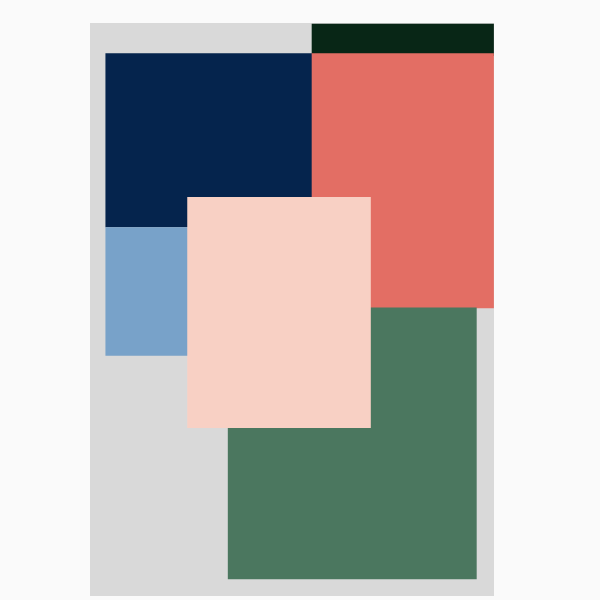
Frame 1 (no input)
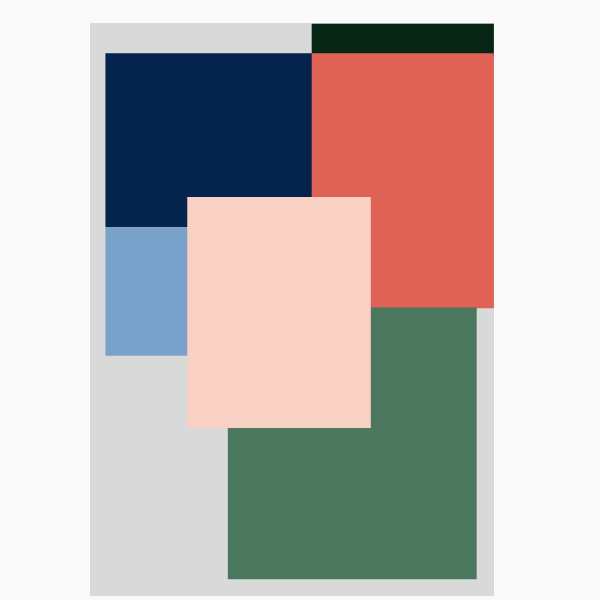
Frame 60 (no input)
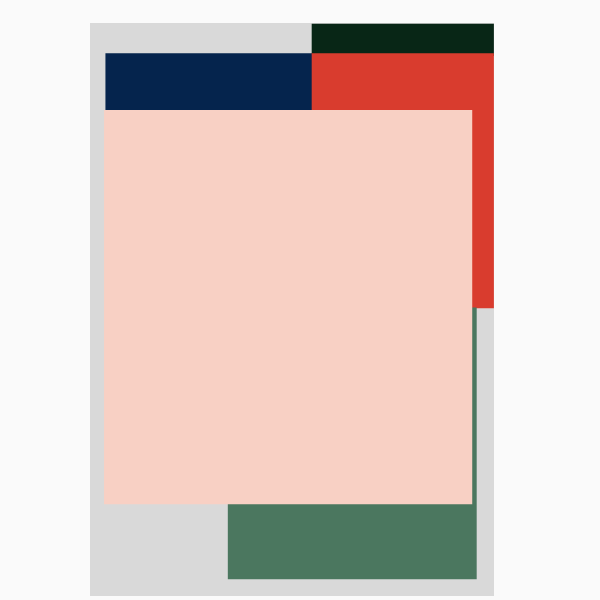
Frame 120 (the mouse pressed at the canvas centre since frame 60)

The p5.js sketch that drew these frames (run headless with seeded random() and noise() and a simulated clock; from frame 60 on, the mouse is pressed at the canvas centre):

// p5.js sketch
// ── sketch.js
// Obiettivo: riprodurre un quadro astratto geometrico semplice introducendo
// elementi casuali e colori che cambiano nel tempo o con il mouse, così da
// generare varianti diverse ma coerenti con l'estetica dell'opera.

// Vincoli:
// - tela di riferimento 800x600; con un rapporto diverso, solo uno dei due lati può essere inferiore
// - colori in HSL, HSB o OKLCH, impostati con colorMode()
// - colori e altri parametri variabili in variabili dichiarate all'inizio del file
// - variazioni casuali ottenute con random() e limitate da una regola cromatica
// - animazione o interazione applicata ai colori o all'estensione delle aree
// - anteprima preview.png con una variante rappresentativa
// - commento iniziale con autore, titolo, anno e fonte del quadro scelto

// Quadro: WAZR Studio, "Pastel Construction IV", 2026
// Fonte: https://artesta.it/products/quadro-geometrico-blocchi-colore
// Regola cromatica: sei campi piatti su fondo bianco. Caldi: rosso (HSL 5/69/46)
//   e rosa chiaro (14/79/87); freddi: blu profondo (214/88/16), azzurro (209/43/63),
//   verde medio (147/23/38) e verde scuro (149/66/9). I caldi sono più saturi e chiari;
//   i blu e i verdi scuri sono più profondi, con l'azzurro come passaggio chiaro.
//   Il rosa occupa il centro, il blu e il rosso i campi ampi, il verde medio il campo
//   basso e il verde scuro la fascia superiore. Le variazioni scelgono insieme tinta,
//   saturazione e luminosità da questa palette (S 23-88%, L 9-87%); il pannello
//   di fondo resta chiaro e desaturato (S 0-20%, L 80-90%).

// misure della tela
let larghezzaTela = 600
let altezzaTela = 600

// riduco proporzionalmente la composizione dentro un'area di 550x550
let larghezzaSpazio = 550
let altezzaSpazio = 550
let larghezzaComposizione = 600
let altezzaComposizione = 800
let scalaComposizione = Math.min(larghezzaSpazio / larghezzaComposizione, altezzaSpazio / altezzaComposizione)
let margineSinistro = (larghezzaTela - larghezzaComposizione * scalaComposizione) / 2
let margineSuperiore = (altezzaTela - altezzaComposizione * scalaComposizione) / 2
let sovrapposizioneBordi = 2

// colore di sfondo, in HSL: tono, saturazione, luminosità
let coloreSfondo = { tinta: 0, saturazione: 0, luminosita: 98 }
let rettangoloGrigio = {
  x: 90, y: 23, larghezza: 404, altezza: 573,
  tinta: 0, saturazione: 0, luminosita: 85
}
let tintaBaseRettangoloGrigio = rettangoloGrigio.tinta
let saturazioneBaseRettangoloGrigio = rettangoloGrigio.saturazione
let luminositaBaseRettangoloGrigio = rettangoloGrigio.luminosita

// colori ammessi per le variazioni: tinta, saturazione e luminosità
// vengono scelti insieme, così ogni variazione resta nella palette del quadro
let paletteColori = [
  { tinta: 5, saturazione: 69, luminosita: 46 },   // rosso
  { tinta: 14, saturazione: 79, luminosita: 87 },  // rosa
  { tinta: 147, saturazione: 23, luminosita: 38 }, // verde
  { tinta: 149, saturazione: 66, luminosita: 9 },  // verde scuro
  { tinta: 209, saturazione: 43, luminosita: 63 }, // azzurro
  { tinta: 214, saturazione: 88, luminosita: 16 }  // blu
]

// il pannello resta chiaro: varia solo fra versioni desaturate della palette
let palettePannello = [
  { tinta: 0, saturazione: 0, luminosita: 85 },    // grigio
  { tinta: 5, saturazione: 18, luminosita: 87 },   // grigio rosato
  { tinta: 14, saturazione: 20, luminosita: 90 },  // grigio rosa
  { tinta: 147, saturazione: 14, luminosita: 82 }, // grigio verde
  { tinta: 149, saturazione: 16, luminosita: 80 }, // grigio verde scuro
  { tinta: 209, saturazione: 16, luminosita: 84 }, // grigio azzurro
  { tinta: 214, saturazione: 18, luminosita: 80 }  // grigio blu
]

// colori ammessi per il blu: restano nella palette del quadro
let paletteBlu = [
  { tinta: 214, saturazione: 88, luminosita: 16 }, // blu
  { tinta: 209, saturazione: 43, luminosita: 63 }, // azzurro
  { tinta: 147, saturazione: 23, luminosita: 38 }, // verde
  { tinta: 149, saturazione: 66, luminosita: 9 }   // verde scuro
]

// rettangoli dal fondo verso il davanti
let rettangoli = [
  { nome: "verde scuro", tinta: 149, saturazione: 66, luminosita: 9, x: 319, y: 0, larghezza: 261, altezza: 43},
  { nome: "rosso", tinta: 5, saturazione: 69, luminosita: 46, x: 318, y: 43, larghezza: 262, altezza: 367 },
  { nome: "blu", tinta: 214, saturazione: 88, luminosita: 16, x: 19, y: 43, larghezza: 296, altezza: 249 },
  { nome: "azzurro", tinta: 209, saturazione: 43, luminosita: 63, x: 19, y: 296, larghezza: 119, altezza: 183 },
  { nome: "verde", tinta: 147, saturazione: 23, luminosita: 38, x: 197, y: 413, larghezza: 358, altezza: 391 },
  { nome: "rosa", tinta: 14, saturazione: 79, luminosita: 87, x: 138, y: 252, larghezza: 263, altezza: 332 }
]

let limiteSinistroRettangoli = Math.min(...rettangoli.map((r) => r.x))
let limiteDestroRettangoli = Math.max(...rettangoli.map((r) => r.x + r.larghezza))
let limiteSuperioreRettangoli = Math.min(...rettangoli.map((r) => r.y))
let limiteInferioreRettangoli = Math.max(...rettangoli.map((r) => r.y + r.altezza))
let centroComposizioneX = margineSinistro + (limiteSinistroRettangoli + limiteDestroRettangoli) / 2 * scalaComposizione
let centroComposizioneY = margineSuperiore + (limiteSuperioreRettangoli + limiteInferioreRettangoli) / 2 * scalaComposizione

// conservo i valori iniziali per il reset e per il controllo dei clic
for (const r of rettangoli) {
  r.tintaBase = r.tinta
  r.saturazioneBase = r.saturazione
  r.luminositaBase = r.luminosita
  r.scalaXCorrente = 1
  r.scalaYCorrente = 1
  r.rotazioneCorrente = 0
  r.spostamentoXCorrente = 0
  r.spostamentoYCorrente = 0
}

let rettBlu = rettangoli.find((r) => r.nome === "blu")
let rettRosso = rettangoli.find((r) => r.nome === "rosso")
let rettAzzurro = rettangoli.find((r) => r.nome === "azzurro")
let rettRosa = rettangoli.find((r) => r.nome === "rosa")

// durata e ampiezza delle animazioni
let durataRosa = 7000
let pausaRosa = 2000
let durataFaseRosa = durataRosa / 2
let durataRiduzioneFinaleRosa = durataFaseRosa
let scalaMassimaRosaX = larghezzaTela / (rettRosa.larghezza * scalaComposizione)
let scalaMassimaRosaY = altezzaTela / (rettRosa.altezza * scalaComposizione)
let durataAzzurro = 5000
let intervalloColoreAzzurro = 1500
let durataVerde = 7000
let pausaVerde = 2000
let durataFaseVerde = durataVerde / 2
let scalaMassimaVerdeX = larghezzaTela / ((limiteDestroRettangoli - limiteSinistroRettangoli + 2 * sovrapposizioneBordi) * scalaComposizione)
let scalaMassimaVerdeY = altezzaTela / ((limiteInferioreRettangoli - limiteSuperioreRettangoli + 2 * sovrapposizioneBordi) * scalaComposizione)
let intervalloToni = 500
let ampiezzaRosso = 18
let periodoRosso = 10000
let luminositaMinima = 9
let luminositaMassima = 87

// stato delle animazioni
let inizioRosa = -1
let rosaVisibile = true
let progressoRosa = 0
let scalaRosaFinale = 1
let inizioAzzurro = -1
let rotazioneAzzurro = 0
let ultimoCambioColoreAzzurro = 0
let inizioVerde = -1
let progressoVerde = 0
let ultimoCambioToni = 0

function setup() {
  createCanvas(larghezzaTela, altezzaTela)
  colorMode(HSL, 360, 100, 100)
  noStroke()
}

function draw() {
  background(coloreSfondo.tinta, coloreSfondo.saturazione, coloreSfondo.luminosita)

  aggiornaAnimazioni()

  const progressoPannello = progressoVerde
  fill(rettangoloGrigio.tinta, rettangoloGrigio.saturazione, rettangoloGrigio.luminosita)
  rect(
    rettangoloGrigio.x * (1 - progressoPannello),
    rettangoloGrigio.y * (1 - progressoPannello),
    rettangoloGrigio.larghezza + (larghezzaTela - rettangoloGrigio.larghezza) * progressoPannello,
    rettangoloGrigio.altezza + (altezzaTela - rettangoloGrigio.altezza) * progressoPannello
  )

  // la luminosità del rosso oscilla intorno al valore scelto, senza uscire dalla palette
  let luceRosso = constrain(
    rettRosso.luminosita + ampiezzaRosso * cos(TWO_PI * millis() / periodoRosso),
    luminositaMinima,
    luminositaMassima
  )
  let scalaVerdeX = 1 + (scalaMassimaVerdeX - 1) * progressoVerde
  let scalaVerdeY = 1 + (scalaMassimaVerdeY - 1) * progressoVerde

  for (const r of rettangoli) {
    if (r.nome === "rosa" && !rosaVisibile) continue

    let scalaX = scalaVerdeX
    let scalaY = scalaVerdeY
    const centroX = margineSinistro + (r.x + r.larghezza / 2) * scalaComposizione
    const centroY = margineSuperiore + (r.y + r.altezza / 2) * scalaComposizione
    let spostamentoX = (larghezzaTela / 2 - centroComposizioneX) * progressoVerde + (centroX - centroComposizioneX) * (scalaVerdeX - 1)
    let spostamentoY = (altezzaTela / 2 - centroComposizioneY) * progressoVerde + (centroY - centroComposizioneY) * (scalaVerdeY - 1)
    if (r.nome === "rosa") {
      scalaX *= (1 + (scalaMassimaRosaX - 1) * progressoRosa) * scalaRosaFinale
      scalaY *= (1 + (scalaMassimaRosaY - 1) * progressoRosa) * scalaRosaFinale
      spostamentoX += (larghezzaTela / 2 - centroX) * progressoRosa
      spostamentoY += (altezzaTela / 2 - centroY) * progressoRosa
    }

    let rotazione = 0
    if (r.nome === "azzurro") rotazione = rotazioneAzzurro

    let luce = r.luminosita
    if (r.nome === "rosso") luce = luceRosso

    // conservo la trasformazione usata per disegnare, così il clic può
    // essere riportato nella stessa geometria
    r.scalaXCorrente = scalaX
    r.scalaYCorrente = scalaY
    r.rotazioneCorrente = rotazione
    r.spostamentoXCorrente = spostamentoX
    r.spostamentoYCorrente = spostamentoY

    disegnaRettangolo(r, scalaX, scalaY, rotazione, luce, spostamentoX, spostamentoY)
  }
}

function disegnaRettangolo(r, scalaX, scalaY, rotazione, luce, spostamentoX, spostamentoY) {
  push()
  // centro il quadro ridotto nella tela
  translate(margineSinistro + (r.x + r.larghezza / 2) * scalaComposizione + spostamentoX, margineSuperiore + (r.y + r.altezza / 2) * scalaComposizione + spostamentoY)
  if (rotazione !== 0) rotate(radians(rotazione))
  scale(scalaComposizione * scalaX, scalaComposizione * scalaY)
  fill(r.tinta, r.saturazione, luce)
  rect(
    -r.larghezza / 2 - sovrapposizioneBordi,
    -r.altezza / 2 - sovrapposizioneBordi,
    r.larghezza + sovrapposizioneBordi * 2,
    r.altezza + sovrapposizioneBordi * 2
  )
  pop()
}

function mousePressed() {
  const formaPremuta = formaSottoIlMouse()
  if (formaPremuta === "verde scuro") {
    resetta()
    return
  }

  if (formaPremuta === "blu") {
    cambiaColoreBlu()
    return
  }

  if (animazioneInCorso()) return

  if (formaPremuta === "azzurro") {
    inizioAzzurro = millis()
    rotazioneAzzurro = 0
    cambiaColoreAzzurro()
    ultimoCambioColoreAzzurro = millis()
  }
  if (formaPremuta === "rosa") avviaRosa()
  if (formaPremuta === "verde") avviaVerde()
}

function avviaRosa() {
  inizioRosa = millis()
  rosaVisibile = true
  progressoRosa = 0
  scalaRosaFinale = 1
}

function avviaVerde() {
  inizioVerde = millis()
  progressoVerde = 0
  ultimoCambioToni = millis()
  cambiaToni()
}

function aggiornaAnimazioni() {
  if (inizioRosa >= 0) {
    const trascorso = millis() - inizioRosa
    const inizioRitiro = durataFaseRosa + pausaRosa
    const fineRitiro = inizioRitiro + durataFaseRosa
    if (trascorso >= fineRitiro + durataRiduzioneFinaleRosa) {
      inizioRosa = -1
      rosaVisibile = false
      progressoRosa = 0
      scalaRosaFinale = 0
    } else if (trascorso < durataFaseRosa) {
      progressoRosa = sin(HALF_PI * trascorso / durataFaseRosa)
      scalaRosaFinale = 1
      rosaVisibile = true
    } else if (trascorso < inizioRitiro) {
      progressoRosa = 1
      scalaRosaFinale = 1
      rosaVisibile = true
    } else if (trascorso < fineRitiro) {
      progressoRosa = cos(HALF_PI * (trascorso - inizioRitiro) / durataFaseRosa)
      scalaRosaFinale = 1
      rosaVisibile = true
    } else {
      progressoRosa = 0
      scalaRosaFinale = 1 - (trascorso - fineRitiro) / durataRiduzioneFinaleRosa
      rosaVisibile = true
    }
  }

  if (inizioAzzurro >= 0) {
    const p = (millis() - inizioAzzurro) / durataAzzurro
    if (p >= 1) {
      inizioAzzurro = -1
      rotazioneAzzurro = 0
      rettAzzurro.tinta = rettAzzurro.tintaBase
      rettAzzurro.saturazione = rettAzzurro.saturazioneBase
      rettAzzurro.luminosita = rettAzzurro.luminositaBase
    } else {
      rotazioneAzzurro = 360 * p
      if (millis() - ultimoCambioColoreAzzurro >= intervalloColoreAzzurro) {
        cambiaColoreAzzurro()
        ultimoCambioColoreAzzurro = millis()
      }
    }
  }

  if (inizioVerde >= 0) {
    const trascorso = millis() - inizioVerde
    const inizioRitiro = durataFaseVerde + pausaVerde
    if (trascorso >= inizioRitiro + durataFaseVerde) {
      inizioVerde = -1
      progressoVerde = 0
    } else {
      if (trascorso < durataFaseVerde) {
        progressoVerde = sin(HALF_PI * trascorso / durataFaseVerde)
      } else if (trascorso < inizioRitiro) {
        progressoVerde = 1
      } else {
        progressoVerde = cos(HALF_PI * (trascorso - inizioRitiro) / durataFaseVerde)
      }
      if (millis() - ultimoCambioToni >= intervalloToni) {
        cambiaToni()
        ultimoCambioToni = millis()
      }
    }
  }
}

function animazioneInCorso() {
  return inizioRosa >= 0 || inizioAzzurro >= 0 || inizioVerde >= 0
}

function cambiaColoreBlu() {
  const scelte = paletteBlu.filter((c) => {
    return c.tinta !== rettBlu.tinta || c.saturazione !== rettBlu.saturazione || c.luminosita !== rettBlu.luminosita
  })
  const nuovo = random(scelte.length > 0 ? scelte : paletteBlu)
  rettBlu.tinta = nuovo.tinta
  rettBlu.saturazione = nuovo.saturazione
  rettBlu.luminosita = nuovo.luminosita
}

function cambiaColoreAzzurro() {
  const coloreBase = {
    tinta: rettAzzurro.tintaBase,
    saturazione: rettAzzurro.saturazioneBase,
    luminosita: rettAzzurro.luminositaBase
  }
  const scelte = paletteColori.filter((colore) => {
    return !stessoColore(colore, rettAzzurro) && !stessoColore(colore, coloreBase)
  })
  const nuovo = random(scelte.length > 0 ? scelte : paletteColori)
  rettAzzurro.tinta = nuovo.tinta
  rettAzzurro.saturazione = nuovo.saturazione
  rettAzzurro.luminosita = nuovo.luminosita
}

function cambiaToni() {
  for (const r of rettangoli) {
    const scelte = paletteColori.filter((colore) => !stessoColore(colore, r))
    const nuovo = random(scelte.length > 0 ? scelte : paletteColori)
    r.tinta = nuovo.tinta
    r.saturazione = nuovo.saturazione
    r.luminosita = nuovo.luminosita
  }

  const sceltePannello = palettePannello.filter((colore) => {
    return !stessoColore(colore, rettangoloGrigio)
  })
  const nuovoPannello = random(sceltePannello.length > 0 ? sceltePannello : palettePannello)
  rettangoloGrigio.tinta = nuovoPannello.tinta
  rettangoloGrigio.saturazione = nuovoPannello.saturazione
  rettangoloGrigio.luminosita = nuovoPannello.luminosita
}

function stessoColore(a, b) {
  return a.tinta === b.tinta &&
    a.saturazione === b.saturazione &&
    a.luminosita === b.luminosita
}

function resetta() {
  rettangoloGrigio.tinta = tintaBaseRettangoloGrigio
  rettangoloGrigio.saturazione = saturazioneBaseRettangoloGrigio
  rettangoloGrigio.luminosita = luminositaBaseRettangoloGrigio

  for (const r of rettangoli) {
    r.tinta = r.tintaBase
    r.saturazione = r.saturazioneBase
    r.luminosita = r.luminositaBase
  }

  inizioRosa = -1
  rosaVisibile = true
  progressoRosa = 0
  scalaRosaFinale = 1
  inizioAzzurro = -1
  rotazioneAzzurro = 0
  ultimoCambioColoreAzzurro = 0
  inizioVerde = -1
  progressoVerde = 0
  ultimoCambioToni = 0
}

function formaSottoIlMouse(px = mouseX, py = mouseY) {
  for (let i = rettangoli.length - 1; i >= 0; i--) {
    const r = rettangoli[i]
    if (r.nome === "rosa" && !rosaVisibile) continue

    const centroX = margineSinistro + (r.x + r.larghezza / 2) * scalaComposizione + r.spostamentoXCorrente
    const centroY = margineSuperiore + (r.y + r.altezza / 2) * scalaComposizione + r.spostamentoYCorrente
    const dx = px - centroX
    const dy = py - centroY
    const angolo = radians(r.rotazioneCorrente)
    const coseno = Math.cos(angolo)
    const seno = Math.sin(angolo)

    // riporto il mouse nelle coordinate locali del rettangolo, annullando
    // rotazione, scala e spostamento applicati in disegnaRettangolo()
    const xLocale = (dx * coseno + dy * seno) / (scalaComposizione * r.scalaXCorrente)
    const yLocale = (-dx * seno + dy * coseno) / (scalaComposizione * r.scalaYCorrente)

    const mezzoLarghezza = r.larghezza / 2 + sovrapposizioneBordi
    const mezzoAltezza = r.altezza / 2 + sovrapposizioneBordi
    if (xLocale >= -mezzoLarghezza && xLocale <= mezzoLarghezza &&
        yLocale >= -mezzoAltezza && yLocale <= mezzoAltezza) {
      return r.nome
    }
  }
  return ""
}
